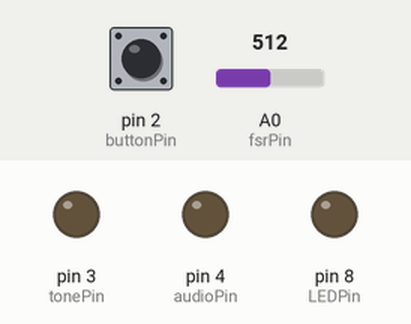
Simulated run of this sketch. Board: Arduino Uno, built with avr-gcc and run on an emulated ATmega328P. On the bench: output pins drawn as LEDs (lit = HIGH). The inputs (shaded band) are chosen by the test bench; at power-on: pin 2 (buttonPin) LOW, A0 (fsrPin) = 512. What the sketch prints to the serial monitor is not drawn.

Above: at 1.2 s.
1.3 s: pin 2 (buttonPin) pulled HIGH for 0.15 s
At 3.49 s:
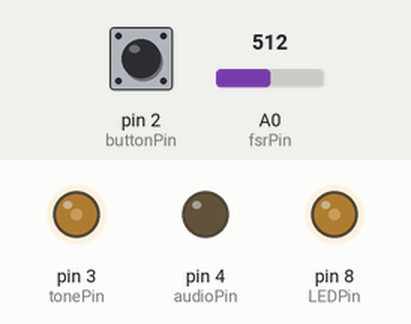
4.4 s: pin 2 (buttonPin) pulled HIGH for 1 s
At 7.78 s:
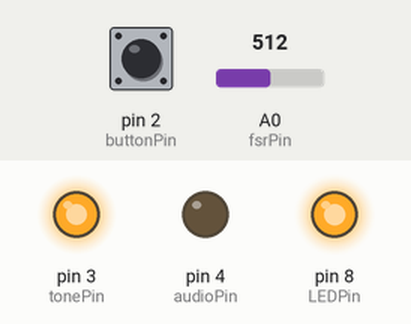
8.4 s: A0 (fsrPin) set to 0
11.4 s: A0 (fsrPin) set to 122
Timing chart, 0 to 15.4 s (numbered marks = the images above; inputs shaded):
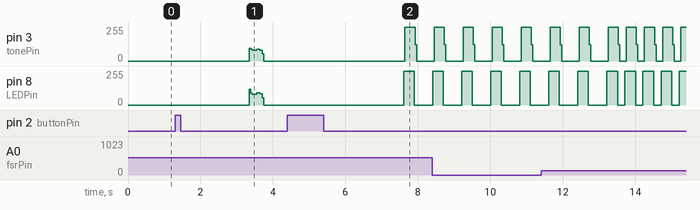

Measured:
- after the input at 1.3 s, pin 3 (tonePin): 0/255 → 80/255 after 2.1 s, → 90/255 0.20 s later, → 82/255 0.08 s later, → 0/255 0.08 s later; pin 8 (LEDPin): 0/255 → 81/255 after 2.1 s, → 91/255 0.20 s later, → 83/255 0.08 s later, → 0/255 0.08 s later
- after the input at 4.4 s, pin 3 (tonePin): 0/255 → 253/255 after 3.2 s, → 0/255 0.28 s later; pin 8 (LEDPin): 0/255 → 255/255 after 3.2 s, → 0/255 0.30 s later

The sketch:

main_uno.ino
```cpp
// FOR ARDUINO UNO

#include "fsrSound.h"
#include <Wire.h>

// initial settings
#define expArrSz 32 // The number of stimulations in one trial. Every trial should have the same number of stimulations.
#define expNum 2 // The number of trials.
const int sign_Freq[][expArrSz]     = {{600,600,600,600,600,600,600,600,300,300,300,300,300,300,300,300,600,600,600,600,600,600,600,600,300,300,300,300,300,300,300,300},
                                       {300,300,300,300,300,300,300,300,300,300,300,300,300,300,300,300,300,300,300,300,300,300,300,300,300,300,300,300,300,300,300,300}};// unit : [ms]

const int sign_Duration[]           = {4,300}; // unit : [ms],

const int sign_Interval[][expArrSz] = {{8,8,8,8,8,8,8,8,8,8,8,8,8,8,8,8,8,8,8,8,8,8,8,8,8,8,8,8,8,8,8,8},
                                       {500,500,500,500,500,500,500,500,200,200,200,200,200,200,200,200,500,500,500,500,500,500,500,500,200,200,200,200,200,200,200,200}}; // unit : [ms]

//do not change from here

#define audioPin 4
#define LEDPin   8
#define buttonPin 2 // for trial change. (digitalInput pin)

int k=0;
unsigned long t_now;
unsigned long t_ref ;
float t_gap;
int seq_num = -1;
int buttonOn=0;
int doLoop = 0;

fsrSound *myfsrsound; // create a class object

void setup() {
  Serial.begin(460800); // serial communication with PC by 500000 baudrate
  myfsrsound = new fsrSound(); // fsr with pulldown resistor 10k Ohm
  pinMode(audioPin,OUTPUT); // for AUDIO output
  pinMode(LEDPin,OUTPUT);// for LED output
  pinMode(buttonPin,INPUT);
  t_ref=micros(); // initial timer
}

void loop() {
  if(doLoop==1){
    for(int k = 0;k<expArrSz;k++){
      int steps=0;
      while(steps==0){ //
        digitalWrite(3,HIGH);
        t_now = micros();
        t_gap = (float)(t_now - t_ref)/1000.0;
        //Serial.println(t_gap); // for debug
        if(t_gap < sign_Duration[seq_num] && myfsrsound->signOn ==1){
          myfsrsound->playTone(sign_Freq[seq_num][k]); // speaker ON
          digitalWrite(LEDPin,HIGH); // LED ON
        }

        else if(t_gap >= sign_Duration[seq_num] && myfsrsound->signOn==1){
          myfsrsound->signOn=0;
          //playTone(0);// 0 Hz, No sound,
          t_ref = t_now;
          steps=1;
        }
        myfsrsound->getFsr(1);
        myfsrsound->getTime();
        myfsrsound->sendData();
        digitalWrite(3,LOW);

      }
      while(steps == 1){
        t_now = micros();
        t_gap = (float)(t_now - t_ref)/1000.0;
        // Serial.println(t_gap); // for debug
        if(t_gap <sign_Interval[seq_num][k] && myfsrsound->signOn == 0){
          //playTone(0);// speaker OFF
          digitalWrite(LEDPin,LOW); // LED OFF
        }
        else if(t_gap>=sign_Interval[seq_num][k] && myfsrsound->signOn == 0){
          myfsrsound->signOn=1;
          t_ref = t_now;
          steps=0;
        }
        myfsrsound->getFsr(1);
        myfsrsound->getTime();
        myfsrsound->sendData();

      }
    }
    // finish alarm
    delay(1000);
   // tone(3,523,100);// C, 1000 [ms]
    delay(100);
    //tone(3,587,100);// D, 1000 [ms]
    delay(100);
    //tone(3,659,100);// E, 1000 [ms]
    delay(100);
    //tone(3,698,100);// F, 1000 [ms]
    delay(100);
    //tone(3,783,100);// G, 1000 [ms]

    doLoop=0; // A trial is done. click the "BUTTON" if you want to do next trial.
  }

  if(doLoop==0){ // below part is only for the Serial communication with PC.
    buttonOn=digitalRead(buttonPin); // Trial change signal
    Serial.print('N');
    if(buttonOn==1){
      for(int k=0;k<150;k++){
        Serial.print('Y');
      }
      delay(2000);

      doLoop=1;
      seq_num++;
      if(seq_num>expNum-1){
        while(1){
            Serial.print("UUUUUUUUUUUUUUUUUUU"); // All experiments is ended ! ( Sign to the PC.)
            delay(300);
            //tone(3,523,300);// C, 300 [ms]
            delay(300);
            //tone(3,587,300);// D, 300 [ms]
            delay(300);
            //tone(3,659,300);// E, 300 [ms]
            delay(300);
            //tone(3,698,300);// F, 300 [ms]
            delay(300);
            //tone(3,783,300);// G, 300 [ms]

          }

        }
    }
  }
}
```

fsrSound.cpp
```cpp
#include "Arduino.h"
#include "fsrSound.h"

fsrSound::fsrSound() { // constructor

  pinMode(fsrPin, INPUT); // for FSR
  pinMode(tonePin, OUTPUT); // for tone generation
}
fsrSound::~fsrSound() { // destructor

}

void fsrSound::getTime() {
  time_now = micros();
  dotriaconta_7(time_now);
}
void fsrSound::getFsr(int fsrOrButton) {

  if(fsrOrButton==0)  fsr_data_now = digitalRead(buttonPin)*1000;
  else fsr_data_now = analogRead(fsrPin);
  //Serial.println(fsr_data_now);
  dotriaconta_2((int)fsr_data_now);
}

void fsrSound::getFreq(int freq) {
  dotriaconta_3(freq);
}

void fsrSound::playTone(int freq) {
  //tone(tonePin,freq,2); //
}

void fsrSound::sendData() {
  dataArrSend[0] = 'S'; // start parity

  dataArrSend[1] = dataArr7[0]; // time
  dataArrSend[2] = dataArr7[1]; // time
  dataArrSend[3] = dataArr7[2]; // time
  dataArrSend[4] = dataArr7[3]; // time
  dataArrSend[5] = dataArr7[4]; // time
  dataArrSend[6] = dataArr7[5]; // time
  dataArrSend[7] = dataArr7[6]; // time

  dataArrSend[8] = dataArr2[0]; // low  : fsr
  dataArrSend[9] = dataArr2[1]; // high : fsr
  dataArrSend[10] = dataArr2[2]; // TT

  dataArrSend[11] = dataArrList[signOn]; // sign On off

  dataArrSend[12] = dataArr3[0]; // freq data send
  dataArrSend[13] = dataArr3[1];
  dataArrSend[14] = dataArr3[2];

  dataArrSend[15] = 'E'; // end parity

  //dataArrSend[16] = '\n';
  Serial.write(dataArrSend,16);
  Serial.flush();
  //delayMicroseconds(100);
}


void fsrSound::dotriaconta_7(unsigned long input) {

  int ind = 0;
  int Q, R;
  int num = (int)input;
  for (int k = 0; k < 7; k++) {
        dataArr7[k] = '0';
      }
  while (1) {
    Q = num / 32;
    R = num % 32;
    if (Q == 0) {
      dataArr7[ind] = dataArrList[R];
      break;
    }
    dataArr7[ind] = dataArrList[R];
    ind++;
    num = Q;
  }
}
void fsrSound::dotriaconta_2(int input) {

  int Q, R, ind = 0;
  int num = (int)input;
   for (int k = 0; k < 3; k++) {
        dataArr2[k] = '0';
      }
  while (1) {
    Q = num / 32;
    R = num % 32;
    if (Q == 0) {
      dataArr2[ind] = dataArrList[R];
      break;
    }
    dataArr2[ind] = dataArrList[R];
    ind++;
    num = Q;
  }
}

void fsrSound::dotriaconta_3(int freq){

  int Q, R, ind = 0;
  int num = (int)freq;
  for (int k = 0; k < 3; k++) {
        dataArr3[k] = '0';
      }
  while (1) {
    Q = num / 32;
    R = num % 32;
    if (Q == 0) {
      dataArr3[ind] = dataArrList[R];
      break;
    }
    dataArr3[ind] = dataArrList[R];
    ind++;
    num = Q;
  }
}
```

fsrSound.h
```cpp
#ifndef FSRSOUND_H
#define FSRSOUND_H
#include "Arduino.h"
#include <Wire.h>

class fsrSound
{

  public:
    int signOn=1;
    char dataArr7[7]={'0','0','0','0','0','0','0'};
    char dataArr2[3]={'0','0','0'};
    char dataArr3[3]={'0','0','0'};

    fsrSound();
    ~fsrSound();
    void getTime();
    void getFsr(int fsrOrButton);
    void getFreq(int freq);

    void playTone(int freq);
    void sendData();

    void dotriaconta_7(unsigned long input);
    void dotriaconta_2(int input);
    void dotriaconta_3(int freq);

  private:
    unsigned long time_now;
    unsigned short fsr_data_now;
    int fsrPin = A0;
    int buttonPin = 10;
    int tonePin = 3;
    int ledPin = 11;
    char dataArrList[32] = {'0','1','2','3','4','5','6','7','8','9','a','b','c','d','e','f','g','h','i','j','k','l','m','n','o','p','q','r','s','t','u','v'};
    char dataArrSend[16] = {'0','0','0','0','0','0','0','0','0','0','0','0','0','0','0','0'};

};

#endif
```
